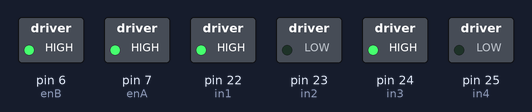
Simulated run of this sketch. Board: Arduino Mega 2560, built with avr-gcc and run on an emulated ATmega2560. Parts: switched loads named in the sketch (green lamp = pin HIGH).

Above: at 1.5 s.
At 4.0 s:
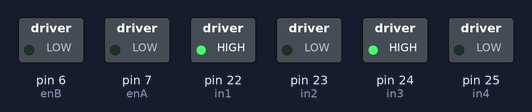
Timing chart, 0 to 6.5 s (numbered marks = the images above):
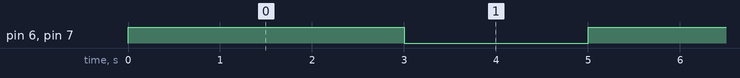

Measured:
- by itself, pin 6 (enB), pin 7 (enA): alternates HIGH for 3.0 s and LOW for 2.0 s

The sketch:

test_motors.ino
```cpp
const int enA = 7;
const int in1 = 22;
const int in2 = 23;
const int enB = 6;
const int in3 = 24;
const int in4 = 25;

void setup() {
  pinMode(enA, OUTPUT);
  pinMode(enB, OUTPUT);
  pinMode(in1, OUTPUT);
  pinMode(in2, OUTPUT);
  pinMode(in3, OUTPUT);
  pinMode(in4, OUTPUT);

  // Set direction forward
  digitalWrite(in1, HIGH);
  digitalWrite(in2, LOW);
  digitalWrite(in3, HIGH);
  digitalWrite(in4, LOW);
}

void loop() {
  // Test at 100% PWM
  analogWrite(enA, 255);
  analogWrite(enB, 255);
  delay(3000);

  // Stop
  analogWrite(enA, 0);
  analogWrite(enB, 0);
  delay(2000);
}
```
